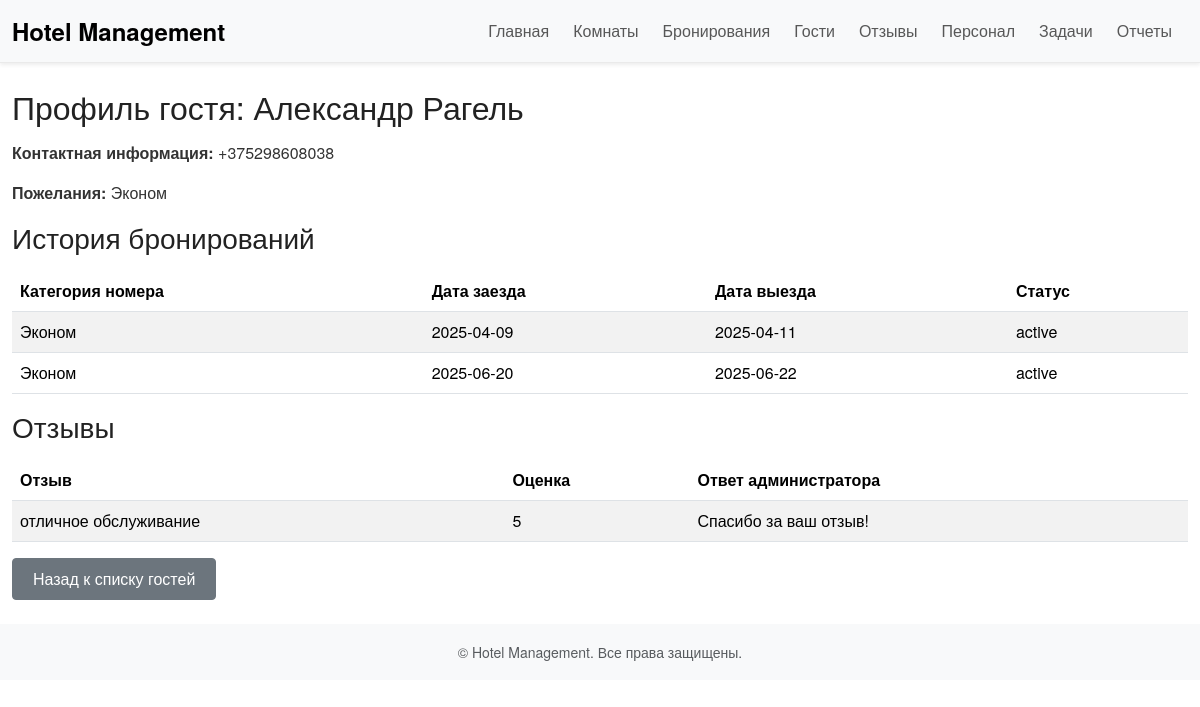
The page /guests/1 on the database its author committed.
### tables this page shows
CREATE TABLE guests (
            id INTEGER PRIMARY KEY AUTOINCREMENT,
            name TEXT NOT NULL,
            contact TEXT,
            preferences TEXT
        );

CREATE TABLE bookings (
            id INTEGER PRIMARY KEY AUTOINCREMENT,
            guest_id INTEGER,
            room_id INTEGER,
            start_date TEXT,
            end_date TEXT,
            status TEXT DEFAULT 'active',  -- active, cancelled, completed
            FOREIGN KEY (room_id) REFERENCES rooms(id)
        );

CREATE TABLE rooms (
            id INTEGER PRIMARY KEY AUTOINCREMENT,
            type TEXT NOT NULL,
            capacity INTEGER,
            amenities TEXT,
            price REAL,
            photo TEXT,           -- путь к файлу фотографии
            available INTEGER DEFAULT 1
        );

CREATE TABLE reviews (
            id INTEGER PRIMARY KEY AUTOINCREMENT,
            guest_id INTEGER,
            review TEXT,
            rating INTEGER,
            admin_reply TEXT,
            moderated INTEGER DEFAULT 0,
            FOREIGN KEY (guest_id) REFERENCES guests(id)
        );

### app.py (the view)
@app.route('/guests/<int:guest_id>', methods=['GET'])
def guest_profile(guest_id):
    conn = get_db_connection()
    guest = conn.execute('SELECT * FROM guests WHERE id = ?', (guest_id,)).fetchone()
    if guest is None:
        flash("Гость не найден.", "danger")
        conn.close()
        return redirect(url_for('list_guests'))
    bookings = conn.execute('''
        SELECT rooms.type, bookings.start_date, bookings.end_date, bookings.status
        FROM bookings
        JOIN rooms ON bookings.room_id = rooms.id
        WHERE bookings.guest_id = ?
    ''', (guest_id,)).fetchall()
    reviews = conn.execute('''
        SELECT reviews.review, reviews.rating, reviews.admin_reply
        FROM reviews
        WHERE reviews.guest_id = ?
    ''', (guest_id,)).fetchall()
    conn.close()
    return render_template('guest_profile.html', guest=guest, bookings=bookings, reviews=reviews)

### app.py (called while the page is built)
def get_db_connection():
    conn = sqlite3.connect(DATABASE)
    conn.row_factory = sqlite3.Row  # позволит обращаться по именам столбцов
    return conn

### templates/guest_profile.html (shortened to what this page needs)
{% extends 'base.html' %}
{% block content %}
<h2>Профиль гостя: {{ guest['name'] }}</h2>
<p><strong>Контактная информация:</strong> {{ guest['contact'] }}</p>
<p><strong>Пожелания:</strong> {{ guest['preferences'] or 'Не указаны' }}</p>
<h3>История бронирований</h3>
{% if bookings %}
  <table class="table table-striped table-hover">
    <thead>
      <tr>
        <th>Категория номера</th>
        <th>Дата заезда</th>
        <th>Дата выезда</th>
        <th>Статус</th>
      </tr>
    </thead>
    <tbody>
      {% for booking in bookings %}
      <tr>
        <td>{{ booking['type'] }}</td>
        <td>{{ booking['start_date'] }}</td>
        <td>{{ booking['end_date'] }}</td>
        <td>{{ booking['status'] }}</td>
      </tr>
      {% endfor %}
    </tbody>
  </table>
{% else %}
  <p class="text-muted">История бронирований отсутствует.</p>
{% endif %}
<h3>Отзывы</h3>
{% if reviews %}
  <table class="table table-striped table-hover">
    <thead>
      <tr>
        <th>Отзыв</th>
        <th>Оценка</th>
        <th>Ответ администратора</th>
      </tr>
    </thead>
    <tbody>
      {% for review in reviews %}
      <tr>
        <td>{{ review['review'] }}</td>
        <td>{{ review['rating'] }}</td>
        <td>{{ review['admin_reply'] or 'Нет ответа' }}</td>
      </tr>
      {% endfor %}
    </tbody>
  </table>
{% else %}
  <p class="text-muted">Отзывы отсутствуют.</p>
{% endif %}
<a href="{{ url_for('list_guests') }}" class="btn btn-secondary">Назад к списку гостей</a>
{% endblock %}

### static/css/style.css (style rules this page uses)
html, body { background-color: #ffffff; color: #333333; font-family: 'Helvetica Neue', Arial, sans-serif; margin: 0; padding: 0; }
h1, h2, h3, h4, h5, h6 { font-weight: 300; color: #222222; margin-bottom: 1rem; }
.btn { border-radius: 0.25rem; padding: 0.5rem 1.25rem; }

### rows shown on the page
guests: name "Александр Рагель", contact "+375298608038", preferences "Эконом"
bookings: type "Эконом", start_date "2025-04-09", end_date "2025-04-11", status "active"
bookings: type "Эконом", start_date "2025-06-20", end_date "2025-06-22", status "active"
reviews: review "отличное обслуживание", rating "5", admin_reply "Спасибо за ваш отзыв!"
